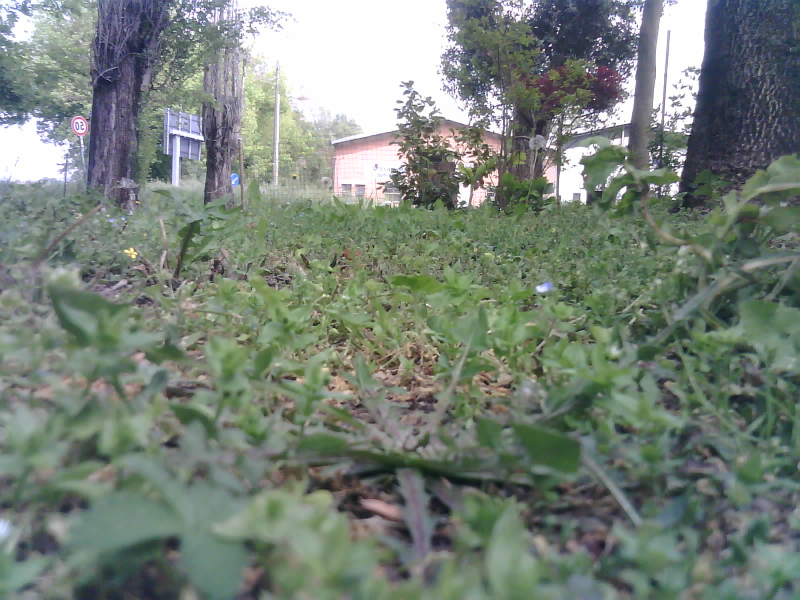
#> input picture img/aapaczjmrf.jpg, 1600 x 1200 px (shown at 1/2 size); its folder holds only this picture in this run
$ python test.py
#> lines starting #> are read from the running program, lines starting #| are printed output that depends on the picture
### map.py
import numpy as np
import cv2


class Map:
    def __init__(self, width, height, cell_size):
#> in random_img, example_image is the input picture: shape (1200, 1600, 3); mean B, G, R 119.7, 129.1, 118.8
#> in random_img, `example_image = cv2.resize(example_image, c.CELL_SIZE)  # Ridimensiona..`:
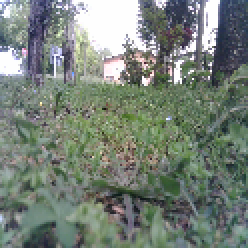
#> example_image: shape (124, 124, 3) (shown 2 times larger); mean B, G, R 119.6, 129, 118.7
        self.width = width
        self.height = height
        self.cell_size = cell_size
        self.grid = np.empty((height, width), dtype=object)  # Matrice per memorizzare le immagini
        self.tags = np.empty((height, width), dtype=object)  # Matrice per memorizzare info aggiuntive

    # Aggiorna la cella della mappa con l'immagine acquisita dal robot
    def update_map(self, x, y, image, tag=None):
        self.grid[x][y] = image
        # self.tags[x][y] = {tag}


    # todo se aggiungo anche altre info, va ingrandita anche la tabella dei tag
    def ingrandisci_matrice(self): # test su una occupancy map
        righe, colonne = len(self.grid), len(self.grid[0])
        self.width = 4 + righe  # 120+righe
        self.height = 4 + colonne  # 120+colonne

        nuova_matrice = np.empty((self.width, self.height), dtype=object)
        for i in range(righe):
            for j in range(colonne):
                nuova_matrice[i + 2][j + 2] = self.grid[i][j]  # i+60,j+60

        self.grid = nuova_matrice


    # Mostra la singola immagine per cella
    # [10 lines left out: function display_images, not called in this run]

    # Visualizza l'intera mappa con le immagini
    def display_map(self):
        # controlla se nella matrice ci sono celle vuote senza immagini
        for i in range(self.height):
            for j in range(self.width):
                if self.grid[i, j] is None:
                    self.grid[i, j] = np.zeros((self.cell_size[0], self.cell_size[1], 3), dtype=np.uint8)  # Immagine nera
#> this loop made 13 passes
        """
        # Concatena le immagini lungo l'asse delle colonne per creare righe
        rows = [np.concatenate(self.grid[i, :], axis=1) for i in range(self.width)]

        # Concatena le righe per creare l'intera mappa
        map_image = np.concatenate(rows, axis=0)

        # Visualizza l'immagine della mappa
        cv2.imshow("Mappa SLAM", map_image)
        cv2.waitKey(0)
        cv2.destroyAllWindows()
        """
        # Crea una grande immagine che rappresenta l'intera mappa
        map_image = np.zeros((self.height * self.cell_size[0], self.width * self.cell_size[1], 3), dtype=np.uint8)

        # Riempie la grande immagine con le immagini delle celle
        for i in range(self.height):
            for j in range(self.width):
                map_image[i * self.cell_size[0]: (i + 1) * self.cell_size[0], j * self.cell_size[1]: (j + 1) * self.cell_size[1]] = self.grid[i, j]
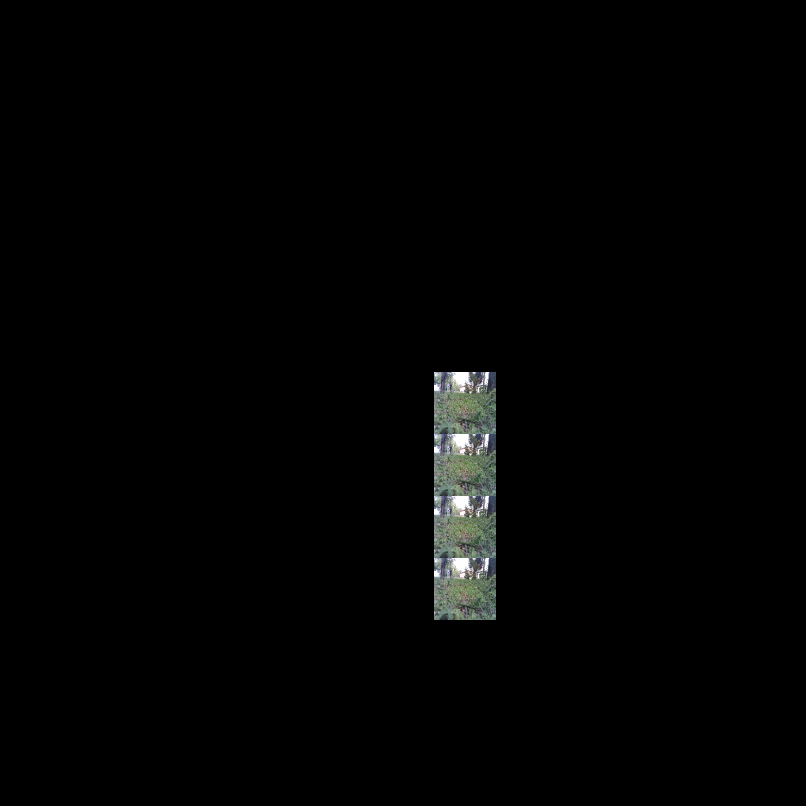
#> map_image: shape (1612, 1612, 3) (shown at 1/2 size); mean of channels 0, 1, 2 2.8, 3.1, 2.8; drawn as B, G, R

        # Visualizza l'intera mappa
        cv2.imshow('Map', map_image)
        cv2.waitKey(0)
        cv2.destroyAllWindows()

### test.py
import numpy as np
import random
import time
import constants as c
import map
import cv2
import os

def random_img():
    image_files = [file for file in os.listdir(c.FOLDER_PATH) if file.endswith(('.jpg', '.jpeg', '.png'))]
    random_image = random.choice(image_files)
    example_image = cv2.imread(f"{c.FOLDER_PATH}" + random_image)
    example_image = cv2.resize(example_image, c.CELL_SIZE)  # Ridimensiona l'immagine alla dimensione della cella

    return example_image


# --------------------------------------------------------------------------


def streamin(): # generatore dati
    vettore = [1, 1, 1, 1, 1, 1, 1, 1, 0, 0, 0, 0, 0, 0, 0, 0, 1, 1, 1, 1, 1, 1, 1, 0]
    a = 0
    b = 0
    c = 0
    for i in range(8, 15):
        bit = random.randint(0, 1)
        vettore[i] = bit

    for i in range(0, 8):
        a += vettore[7 - i] * 2 ** i

    for i in range(8, 16):
        b += vettore[23 - i] * 2 ** (i - 8)

    for i in range(16, 24):
        c += vettore[39 - i] * 2 ** (i - 16)
    #print(vettore)
    return a, b, c


#print(streamin())


def processData(data): # converte direzione e misura
    sens = 0

    # rimuove il prefisso "0b" e assicura che la rappresentazione
    # abbia una lunghezza di 8 bit riempiendo con zeri a sinistra
    bit_representation = bin(data)[2:].zfill(8)
    add_bit = bit_representation[0:2].zfill(8) # due bit per direzione
    measure_bit = bit_representation[2:].zfill(8) # sei bit per misurazione

    if (int(add_bit, 2) == 0): sens = 1  # left
    if (int(add_bit, 2) == 1): sens = 2  # front
    if (int(add_bit, 2) == 2): sens = 3  # right
    if (int(add_bit, 2) == 3): sens = 4  # back

    measure = int(measure_bit, 2)

    return sens, measure


if __name__ == "__main__":

    # inizializza la posizione del robot al centro
    pos_x = 2  # i
    pos_y = 2  # j

    cont = 4  # contatore per evitare ciclo infinito
    matrix_map = map.Map(c.MAP_WIDTH, c.MAP_HEIGHT, c.CELL_SIZE)

    while cont > 0:
        start_time = time.time()  # Memorizza il tempo di inizio
        time.sleep(2)  # Attende un secondo
        timer = time.time()  # Memorizza il tempo di fine
        cont -= 1

        while (timer >= 2):
            timer = 0
            pacchetto_dati = streamin()

            if (pacchetto_dati[0] == 255 and pacchetto_dati[2] == 254):
                print(processData(pacchetto_dati[1]))
                byte_utile = processData(pacchetto_dati[1])  # Esegue la funzione e memorizza il risultato
                sens = byte_utile[0]  # direzione
                measure = byte_utile[1]  # distanza

                if byte_utile[0] == 2:  # front
                    pos_y -= 1
                    matrix_map.update_map(pos_x,pos_y,random_img())

                elif byte_utile[0] == 4:  # back
                    pos_y += 1
                    matrix_map.update_map(pos_x, pos_y, random_img())

                elif byte_utile[0] == 1:  # left
                    pos_x -= 1
                    matrix_map.update_map(pos_x, pos_y, random_img())

                elif byte_utile[0] == 3:  # right
                    pos_x += 1  # passo 1 da sostituire con measure
                    matrix_map.update_map(pos_x, pos_y, random_img())

                if pos_x <= (len(matrix_map.grid) - (len(matrix_map.grid)-1)) or pos_x >= (len(matrix_map.grid) - 2):
                    print("oltre indice 1")
                    print(pos_x, pos_y)
                    print(len(matrix_map.grid), len(matrix_map.grid[0]))
                    print("ingrandimento")
                    matrix_map.ingrandisci_matrice()
                    print(len(matrix_map.grid), len(matrix_map.grid[0]))
                    pos_x += 2
                    pos_y += 2
                    print(pos_x, pos_y)

                if pos_y <= (len(matrix_map.grid[0]) - (len(matrix_map.grid[0])-1)) or pos_y >= (len(matrix_map.grid[0]) - 2):
                    print("oltre indice 2")
                    print(pos_x, pos_y)
                    print(len(matrix_map.grid), len(matrix_map.grid[0]))
                    print("ingrandimento")
                    matrix_map.ingrandisci_matrice()
                    print(len(matrix_map.grid), len(matrix_map.grid[0]))
                    pos_x += 2
                    pos_y += 2
                    print(pos_x, pos_y)

    matrix_map.display_map()
